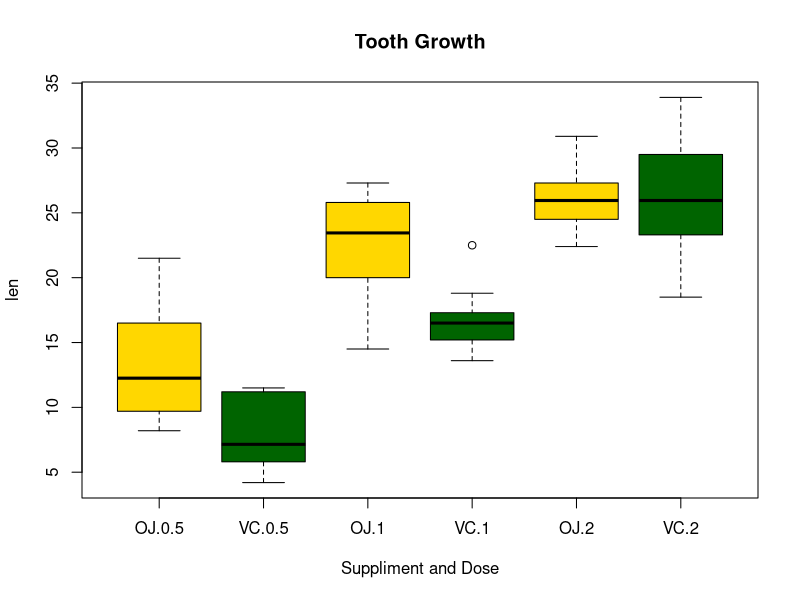

Generate this figure with R:
## ---- chunk 1
knitr::opts_chunk$set(echo = TRUE)
library(lattice)
library(dplyr)

## ---- chunk 2
library(datasets)
data(ToothGrowth)
summary(ToothGrowth)
str(ToothGrowth)
## ---- chunk 3
boxplot(len~supp*dose, data=ToothGrowth, notch=FALSE, 
  col=(c("gold","darkgreen")),
  main="Tooth Growth", xlab="Suppliment and Dose")
aggregate(ToothGrowth$len,list(ToothGrowth$dose,ToothGrowth$supp)
          ,FUN=function(x) c(x_mean = mean(x), x_sd = sd(x)))
## ---- chunk 4
oj1   <- ToothGrowth[which(ToothGrowth$dose==1.0 & ToothGrowth$supp=="OJ" ),1]
vc1   <- ToothGrowth[which(ToothGrowth$dose==1.0 & ToothGrowth$supp=="VC" ),1]
t1_oj_vc <- t.test(oj1, vc1, paired=FALSE, var.equal=TRUE)
t1_oj_vc
